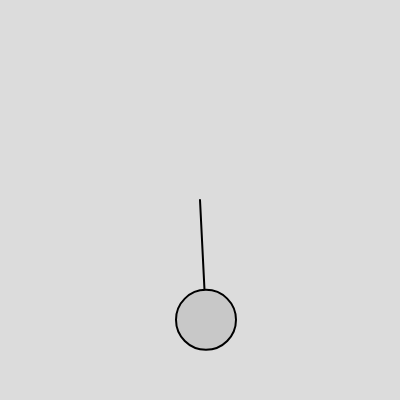
Frame 1 (no input)
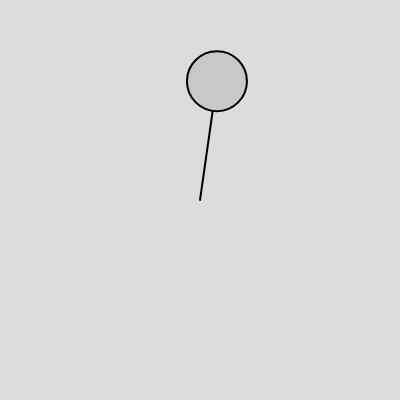
Frame 60 (no input)
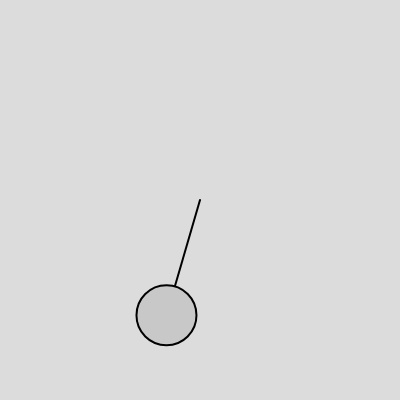
Frame 120 (the mouse pressed at the canvas centre since frame 60)

The p5.js sketch that drew these frames (run headless with seeded random() and noise() and a simulated clock; from frame 60 on, the mouse is pressed at the canvas centre):

// p5.js sketch
// ── sketch.js
let stringLength = 90;
let ballRadius = stringLength/3;
let theta = 0;

function setup() {
  createCanvas(400, 400);
}

function draw() {
  background(220);
  
  strokeWeight(2);
  fill(200);

  // method 1: not using the conversion method
  // push();
  // translate(width/2, height/2);
  // rotate(theta);
  // line(0, 0, 0, stringLength);
  // circle(0, stringLength + ballRadius, ballRadius*2);
  // theta += 0.05;
  // pop();
  
  
  // method 2: using the polar-cartesian conversion to get the updated (x, y) of the ball's center
  theta += 0.05;
  let x = sin(theta) * (stringLength+ballRadius);
  let y = cos(theta) * (stringLength+ballRadius);
  
  translate(width/2, height/2);
  line(0, 0, x, y);
  circle(x, y, ballRadius*2);

  
}
